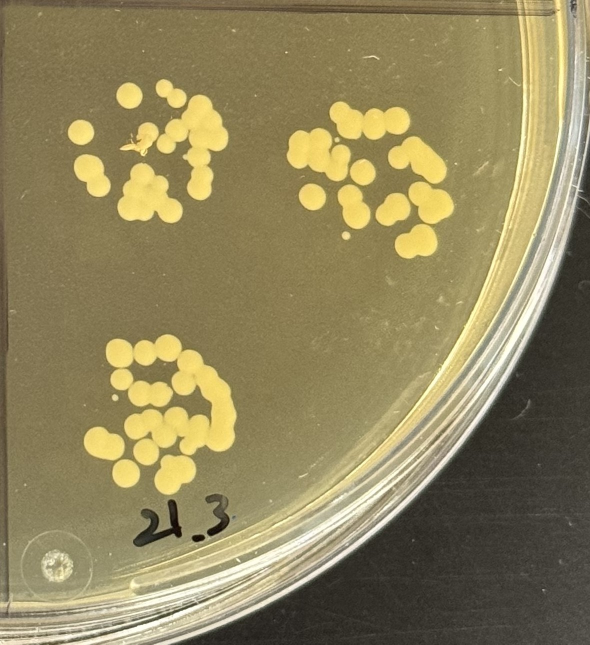
#> input picture AgarVision_Server/Infrastructure/image_recognition/IMG_2709_q3.jpg, 1180 x 1289 px, given in place of Zm8duqVi7EcZ_plates_1aaa8d15-e6a4-4ad5-9dc8-6fcefb16c889.png, which was not available (shown at 1/2 size)
$ python rangepicker.py
#> lines starting #> are read from the running program, lines starting #| are printed output that depends on the picture; pictures that were not available may be replaced by others from this repository, and a replacement may not be noted
# -*- coding: utf-8 -*-
"""
Created on Wed Nov  2 17:55:44 2022

@author: Simaan
"""
import numpy as np
import argparse
import imutils
import cv2
import cv2
import numpy as np
import matplotlib.pyplot as plt
from sklearn.cluster import KMeans

x = [4, 5, 10, 4, 3, 11, 14 , 6, 10, 12]
y = [21, 19, 24, 17, 16, 25, 24, 22, 21, 21]


# [308 lines left out: functions removeUnclosedCountours, printShape, getAgarArea, cut_out, isCicrle, count, not called in this run]

maxr=0
minr=255
maxg=0
ming=255
maxb=0
minb=255

# mouse callback function
# [58 lines left out: functions pick_color, sumwhite, subwhite, not called in this run]

# [37 lines of commented-out code are left out]
def avg(list):
    return int(sum(list)/len(list))
# [119 lines left out: functions detectLines, countFirstQuarter, countSecondQuarter, countThirdQuarter, countForthQuarter, not called in this run]

def main():
    import sys
    global image_hsv, pixel # so we can use it in mouse callback

    # image_src = cv2.imread("C:\\Users\\Simaan\\Documents\\GitHub\\Colony-Counter-with-python\\cct1.jpeg")

    # image_src = cv2.imread("C:\\Users\\Simaan\\Downloads\\WhatsApp Image 2024-04-12 at 22.24.33_4.jpeg")
    # image_src = cv2.imread("C:\\Users\\Simaan\\Documents\\GitHub\\AgarVision_Server\\Infrastructure\\ml-prediction\\datasets\\IMG_0064.jpg")
    image_src = cv2.imread("C:\\Users\\Simaan\\Downloads\\experiments_-NxJPvq3Zm8duqVi7EcZ_plates_1aaa8d15-e6a4-4ad5-9dc8-6fcefb16c889.png")
#> image_src is the input picture: shape (1289, 1180, 3); mean B, G, R 93.3, 133.6, 145.1
    full_height_orig, full_width_orig =image_src.shape[:2]
#> full_height_orig = 1289; full_width_orig = 1180
    half_height = int(full_height_orig/2)
#> half_height = 644
    half_height = int(half_height-full_width_orig/2)
#> half_height = 54
    # Process the image to count items (e.g., colonies of bacteria)
    x = image_src[half_height:half_height+full_width_orig,0:full_width_orig]
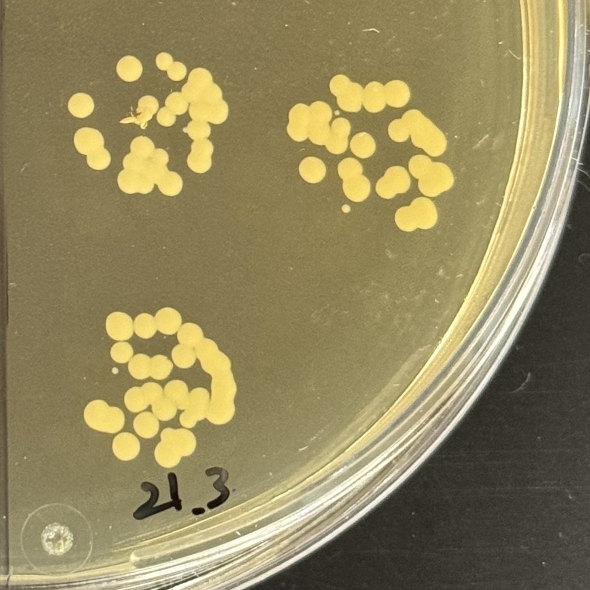
#> x: shape (1180, 1180, 3) (shown at 1/2 size); mean B, G, R 94, 135.7, 147.3
    cv2.imshow('s',cv2.resize(x, (800, 800)))
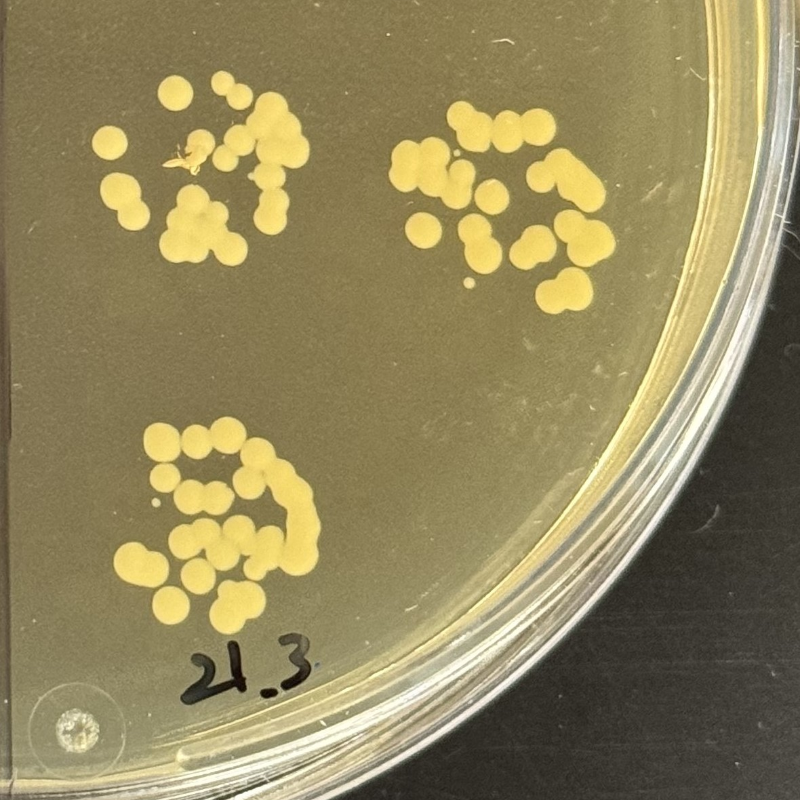
#> window 's': shape (800, 800, 3); mean B, G, R 93.9, 135.5, 147.2
    cv2.waitKey(0)
    return
    if image_src is None:
        print ("the image read is None............")
        return
    full_height_orig, full_width_orig =image_src.shape[:2]
    half_full_height_orig, half_full_width_orig = int(full_height_orig/2), int(full_width_orig/2)
    image_src = cv2.resize(image_src, (800, 800))                # Resize image
    image_hsv = image_src
    # image_hsv = cv2.cvtColor(image_src,cv2.COLOR_BGR2HSV)

    first_quater_cord,second_quater_cord,third_quater_cord,forth_quater_cord=detectLines(image_src)
    first_quater = image_src[first_quater_cord[0][1]:first_quater_cord[1][1],first_quater_cord[0][0]:first_quater_cord[1][0]]
    second_quater = image_src[second_quater_cord[0][1]:second_quater_cord[1][1],second_quater_cord[0][0]:second_quater_cord[1][0]]
    third_quater = image_src[third_quater_cord[0][1]:third_quater_cord[1][1],third_quater_cord[0][0]:third_quater_cord[1][0]]
    forth_quater = image_src[forth_quater_cord[0][1]:forth_quater_cord[1][1],forth_quater_cord[0][0]:forth_quater_cord[1][0]]
    # [5 lines of commented-out code are left out]


    first_quater = cv2.resize(first_quater, (800, 800))                # Resize image
    # [6 lines of commented-out code are left out]
    cv2.namedWindow('hsv')
    cv2.setMouseCallback('hsv', pick_color)
    # image_hsv = cv2.cvtColor(first_quater,cv2.COLOR_BGR2HSV)

    pixel = (100,110,187)
    range = 40
    lower = np.array([44,124,133])
    upper =np.array([ 144,224,213])
    # [4 lines of commented-out code are left out]
    print(pixel, lower, upper)

    # [5 lines of commented-out code are left out]
    countFirstQuarter(first_quater,lower,upper,"quaerter1.jpg")
    countSecondQuarter(second_quater,lower,upper,"quaerter2.jpg")
    countThirdQuarter(third_quater,lower,upper,"quaerter3.jpg")
    countForthQuarter(forth_quater,lower,upper,"quaerter4.jpg")

    # now click into the hsv img , and look at values:

    cv2.imshow("hsv",image_hsv)

    cv2.waitKey(0)
    cv2.destroyAllWindows()

if __name__=='__main__':
    main()

$ run again, on AgarVision_Mobile_Client/assets/bacteria1.jpeg
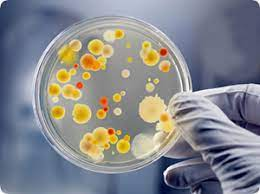
#> input picture AgarVision_Mobile_Client/assets/bacteria1.jpeg, 260 x 194 px, given in place of Zm8duqVi7EcZ_plates_1aaa8d15-e6a4-4ad5-9dc8-6fcefb16c889.png, which was not available
#> in main, image_src is the input picture: shape (194, 260, 3); mean B, G, R 139.5, 135.4, 133.9
#> in main, `x = image_src[half_height:half_height+full_width_orig,0:full_width_orig]`:
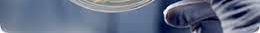
#> x: shape (33, 260, 3); mean B, G, R 133.7, 110.2, 99.1
#> in main, `cv2.imshow('s',cv2.resize(x, (800, 800)))`:
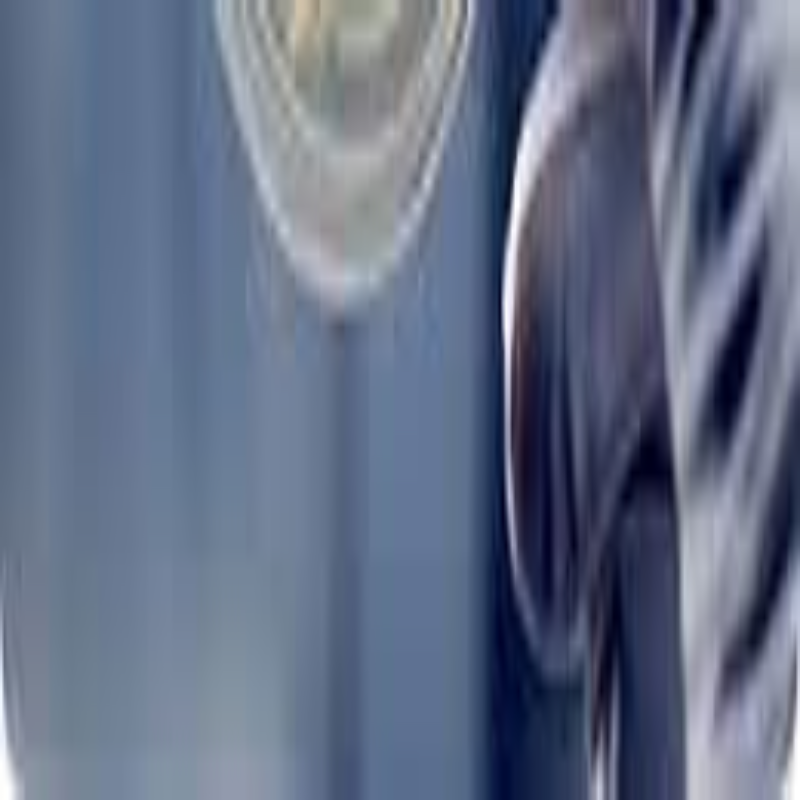
#> window 's': shape (800, 800, 3); mean B, G, R 133.6, 110.1, 99
